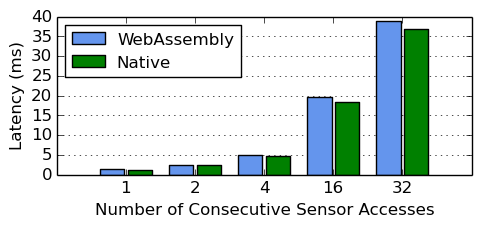

Recreate this plot in Python.
import matplotlib
import matplotlib.pyplot as plt
import numpy as np

plt.rcParams["figure.figsize"] = (5,2.5)
plt.rcParams['axes.axisbelow'] = True

labels = ['1', '2', '4', '16', '32']
men_means = [1.342,2.533,4.998,19.578,38.891]
women_means = [1.159668,2.288818,4.608154,18.402100,36.804]

x = np.arange(len(labels))  # the label locations
width = 0.35  # the width of the bars

fig, ax = plt.subplots()
rects1 = ax.bar(x - width-0.025, men_means, width, label='WebAssembly', color='cornflowerblue')
rects2 = ax.bar(x+0.025, women_means, width, label='Native',color='green')

# Add some text for labels, title and custom x-axis tick labels, etc.
ax.set_ylabel('Latency (ms)')
ax.set_xlabel('Number of Consecutive Sensor Accesses')
ax.yaxis.grid()
ax.set_xticks(x)
ax.set_xticklabels(labels)
ax.legend(loc='upper left', prop={'size': 12})


# def autolabel(rects):
#     """Attach a text label above each bar in *rects*, displaying its height."""
#     for rect in rects:
#         height = rect.get_height()
#         ax.annotate('{}'.format(height),
#                     xy=(rect.get_x() + rect.get_width() / 2, height),
#                     xytext=(0, 3),  # 3 points vertical offset
#                     textcoords="offset points",
#                     ha='center', va='bottom')


# autolabel(rects1)
# autolabel(rects2)

fig.tight_layout()
# plt.show()
plt.savefig('wasi-sn-overhead.png', bbox_inches='tight')
